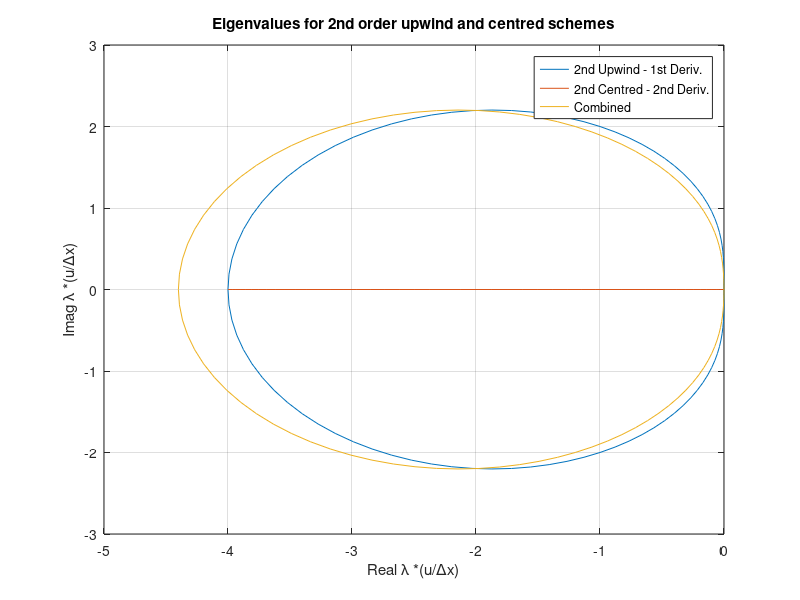
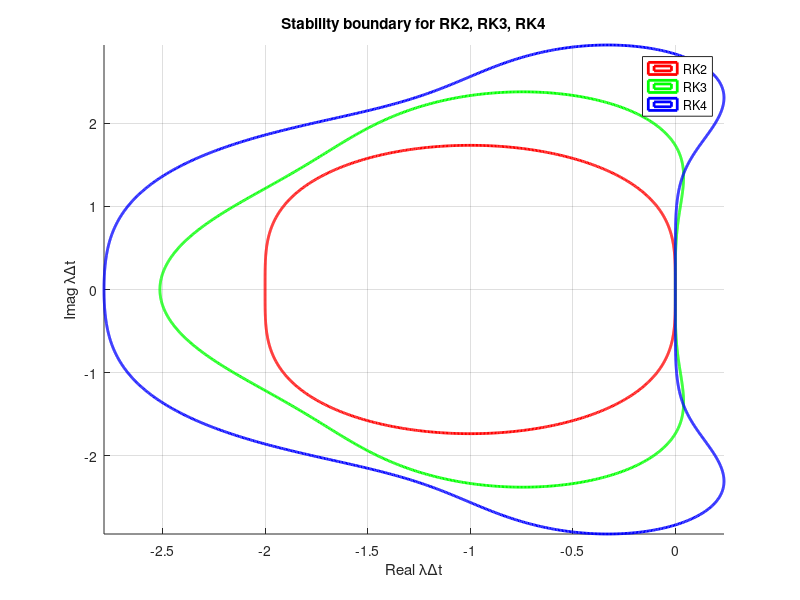
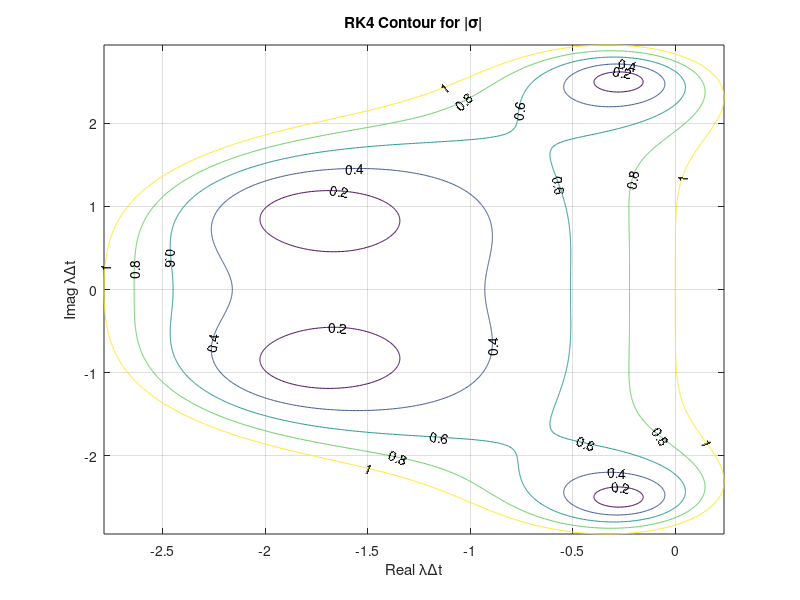
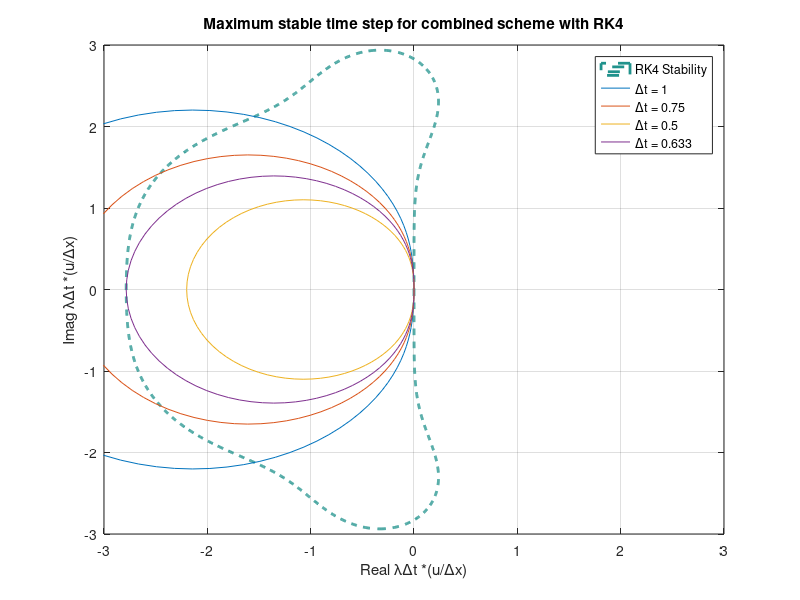

MATLAB code for these plots, in order:
%% MECH 510 - Assignment 3
% Nicholas Earle

clear; clc; close all

phi = 0:2*pi/100:2*pi;

%% Second Order Upwind Scheme - 1st Derivative

LU2_1 = @(phi) -(3 -4*cos(phi) + cos(2*phi) + 1i*(4*sin(phi) - sin(2*phi)));

LU2 = LU2_1(phi);

plot(1/2*real(LU2), 1/2*imag(LU2));
xlabel('Real \lambda *(u/\Deltax)');
ylabel('Imag \lambda *(u/\Deltax)');
title('Eigenvalues for 2nd order upwind and centred schemes');
grid on;

%% Second Order Centred Scheme - 2nd Derivative

LC2_2 = @(phi) cos(phi) - 1;

LC2 = LC2_2(phi);

hold on;
plot(2*real(LC2), 2*imag(LC2));


%% Combined

LUC2 = @(phi) -17 + 22*cos(phi) - 5*cos(2*phi) - 5i*(4*sin(phi) - sin(2*phi));

LUC = LUC2(phi);

plot(1/10*real(LUC), 1/10*imag(LUC));
legend('2nd Upwind - 1st Deriv.','2nd Centred - 2nd Deriv.', 'Combined');

%% Runge-Kutta Schemes

% Specify x range and number of points
x0 = -3;
x1 = 3;
Nx = 901;
% Specify y range and number of points
y0 = -3;
y1 = 3;
Ny = 901;
% Construct mesh
xv = linspace(x0,x1,Nx);
yv = linspace(y0,y1,Ny);
[phi,y] = meshgrid(xv,yv);

% Calculate z
z = phi + 1i*y;

g2 = 1 + z + 1/2*z.^2;
g3 = 1 + z + 1/2*z.^2 + 1/6*z.^3;
g4 = 1 + z + 1/2*z.^2 + 1/6*z.^3 + 1/24*z.^4;

b = 1;
% Calculate magnitude of g
gmag2 = abs(g2);
gmag3 = abs(g3);
gmag4 = abs(g4);
% Plot contours of gmag
figure();
hold on;
contour(phi,y,gmag2,[b b], 'r','LineWidth', 2);
contour(phi,y,gmag3,[b b], 'g','LineWidth', 2);
contour(phi,y,gmag4,[b b], 'b','LineWidth', 2);
xlabel('Real \lambda\Deltat');
ylabel('Imag \lambda\Deltat');
title('Stability boundary for RK2, RK3, RK4');
legend('RK2','RK3','RK4');
axis tight;
grid on;

b = 0.2:0.2:1;
figure()
contour(phi,y,gmag4,b,'ShowText', 'on');
xlabel('Real \lambda\Deltat');
ylabel('Imag \lambda\Deltat');
title('RK4 Contour for |\sigma|');
axis tight;
grid on;

%% Max time step for RK4
figure()
contour(phi, y, gmag4, [1 1], '--','LineWidth', 2);
hold on;
plot(real(LUC/10),imag(LUC/10));
plot(0.75*real(LUC/10), 0.75*imag(LUC/10));
plot(0.5*real(LUC/10), 0.5*imag(LUC/10));
plot(0.633*real(LUC/10), 0.633*imag(LUC/10));
xlabel('Real \lambda\Deltat *(u/\Deltax)');
ylabel('Imag \lambda\Deltat *(u/\Deltax)');
title('Maximum stable time step for combined scheme with RK4');
legend('RK4 Stability','\Deltat = 1','\Deltat = 0.75','\Deltat = 0.5','\Deltat = 0.633');
grid on;


%% Max amp factor for funky 3 stage time advance

phi = pi/2:pi/200:pi;
f = @(phi) 1/2*(-3 + 4*cos(phi) - cos(2*phi) - 1i*(4*sin(phi) - sin(2*phi)));

sig = @(CFL) max(abs(1 + 97/75*CFL*f(phi) + 24/25*CFL^2*f(phi).^2 + 16/75*CFL^2*f(phi).^3));

cmin = fminsearch(sig, 0.3)
sig_max = sig(cmin)


